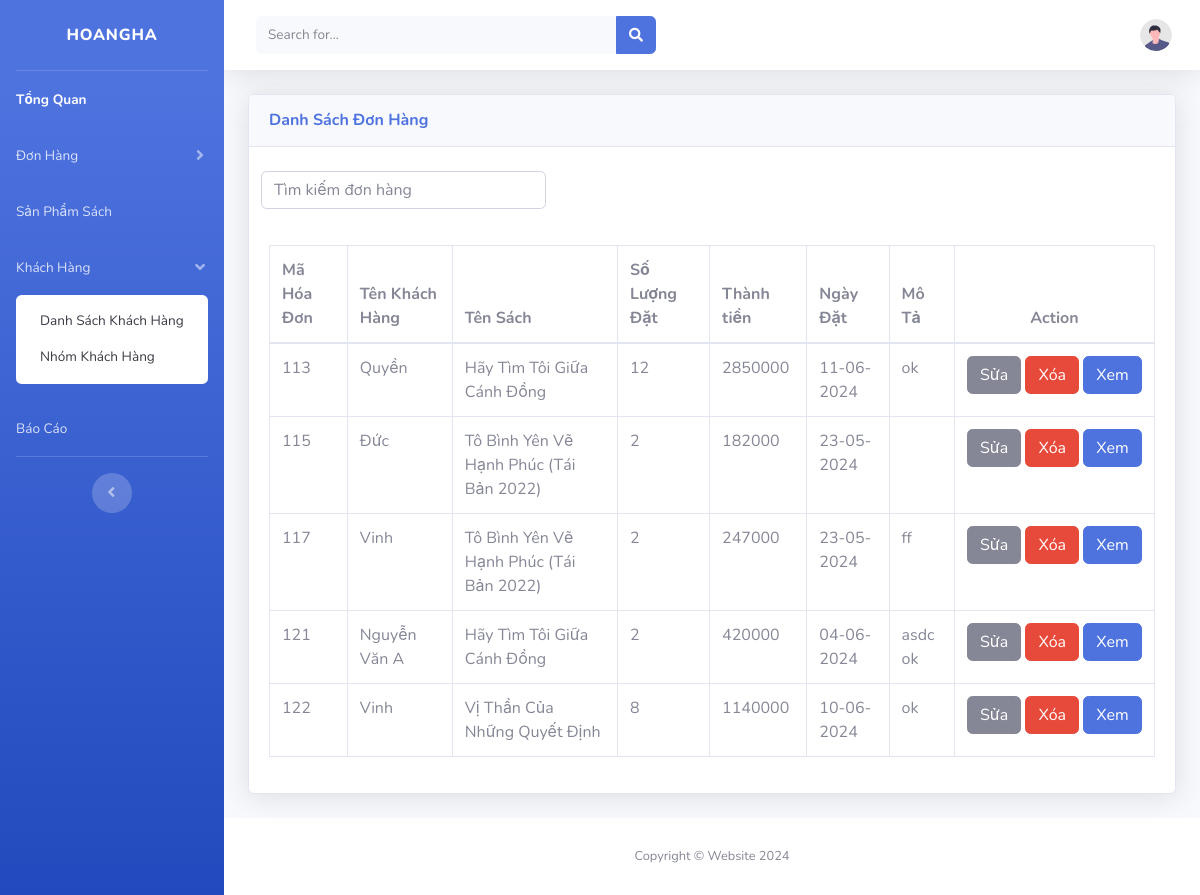
The page /view/danhsachdonhang.php (signed in) on the database its author committed.
### tables this page shows
CREATE TABLE `hoadon` (
  `id` int(11) NOT NULL,
  `id_kh` int(11) NOT NULL,
  `id_sach` int(11) NOT NULL,
  `soluong` int(11) NOT NULL,
  `gia` int(11) NOT NULL,
  `date` date NOT NULL,
  `description` varchar(255) DEFAULT NULL
);

CREATE TABLE `khachhang` (
  `id` int(11) NOT NULL,
  `name` varchar(255) NOT NULL,
  `sdt` varchar(10) NOT NULL,
  `email` varchar(255) NOT NULL,
  `diachi` varchar(255) NOT NULL,
  `id_nhomkh` int(11) NOT NULL
);

CREATE TABLE `sach` (
  `id` int(11) NOT NULL,
  `name` varchar(255) NOT NULL,
  `img` varchar(255) DEFAULT NULL,
  `id_theloai` int(11) NOT NULL,
  `ngaynhapkho` date NOT NULL,
  `mota` varchar(1000) NOT NULL,
  `soluong` int(11) NOT NULL,
  `gia` double NOT NULL COMMENT 'giá nhập',
  `giaban` double NOT NULL COMMENT 'giá bán',
  `tacgia` varchar(500) NOT NULL
);

### view/danhsachdonhang.php (the view, shortened to what this page needs)
<?php
if(isset($_SESSION['login']['username']) && $_SESSION['login']['username']){
    include "../model/conn.php";
?>
<!DOCTYPE html>
<html lang="en">
<head>
    <link href="../view/vendor/fontawesome-free/css/all.min.css" rel="stylesheet" type="text/css">
    <link href="css/sb-admin-2.min.css" rel="stylesheet">
    <link rel="stylesheet" href="css/index.css">
</head>
<body id="page-top">
    <div id="wrapper">
        <ul class="navbar-nav bg-gradient-primary sidebar sidebar-dark accordion" id="accordionSidebar">
            <a class="sidebar-brand d-flex align-items-center justify-content-center" href="index.php">
                <div class="sidebar-brand-text mx-3">HoangHa</div>
            </a>
            <hr class="sidebar-divider my-0">
            <li class="nav-item active">
                        <a class="nav-link" href="index.php">
                            <span>Tổng Quan</span></a>
                    </li>
                    <li class="nav-item">
                        <a class="nav-link collapsed" href="#" data-toggle="collapse" data-target="#collapsePages"
                            aria-expanded="true" aria-controls="collapsePages">
                            <span>Đơn Hàng</span>
                        </a>
                    </li>
                    <li class="nav-item">
                        <a class="nav-link" href="listsach.php">
                            <span>Sản Phẩm Sách</span></a>
                    </li>
                    <li class="nav-item">
                        <a class="nav-link" href="#" data-toggle="collapse" data-target="#collapse" aria-expanded="true"
                            aria-controls="collapse">
                            <span>Khách Hàng</span>
                        </a>
                        <div id="collapse" class="collapse show" aria-labelledby="headingTwo" data-parent="#accordionSidebar">
                            <div class="bg-white py-2 collapse-inner rounded">
                                <a class="collapse-item" href="danhsachkhachhang.php">Danh Sách Khách Hàng</a>
                                <a class="collapse-item" href="nhomkhachhang.php">Nhóm Khách Hàng</a>
                            </div>
                        </div>
                    </li>
                    <li class="nav-item">
                        <a class="nav-link" href="baocao.php">
                            <span>Báo Cáo</span></a>
                    </li>
            <hr class="sidebar-divider d-none d-md-block">
            <div class="text-center d-none d-md-inline">
                <button class="rounded-circle border-0" id="sidebarToggle"></button>
            </div>
        </ul>
        <div id="content-wrapper" class="d-flex flex-column">
            <div id="content">
                <nav class="navbar navbar-expand navbar-light bg-white topbar mb-4 static-top shadow">
                    <form
                        class="d-none d-sm-inline-block form-inline mr-auto ml-md-3 my-2 my-md-0 mw-100 navbar-search">
                        <div class="input-group">
                            <input type="text" class="form-control bg-light border-0 small" placeholder="Search for..."
                                aria-label="Search" aria-describedby="basic-addon2">
                            <div class="input-group-append">
                                <button class="btn btn-primary" type="button">
                                    <i class="fas fa-search fa-sm"></i>
                                </button>
                            </div>
                        </div>
                    </form>
                    <ul class="navbar-nav ml-auto">
                        <li class="nav-item dropdown no-arrow">
                            <a class="nav-link dropdown-toggle" href="#" id="userDropdown" role="button"
                                data-toggle="dropdown" aria-haspopup="true" aria-expanded="false">
                                <img class="img-profile rounded-circle" src="img/undraw_profile.svg">
                            </a>
                        </li>
                    </ul>
                </nav>
                    <div class="container-fluid">
                        <div class="card shadow mb-4">
                            <div class="card-header py-3">
                                <h6 class="m-0 font-weight-bold text-primary">Danh Sách Đơn Hàng</h6>
                            </div>
                            <br>
                            <div class="form-group col-md-4">
                                            <div class="input-group">
                                                <input type="text" class="form-control" name="searchdh" id="searchdh"
                                                    required placeholder="Tìm kiếm đơn hàng" autofocus>
                                            </div>
                                    </div>
                            <div class="card-body">
                                <div class="table-responsive">
                                <table class="table table-bordered" id="formtable">
                                        <thead>
                                            <tr>
                                                <th>Mã Hóa Đơn</th>
                                                <th>Tên Khách Hàng</th>
                                                <th>Tên Sách</th>
                                                <th>Số Lượng Đặt</th>
                                                <th>Thành tiền</th>
                                                <th>Ngày Đặt</th>
                                                <th>Mô Tả</th>
                                                <th style="width: 200px; text-align: center;">Action</th>
                                            </tr>
                                        </thead>
                                        <tbody>
                                            <?php
                                            $sql = "SELECT hoadon.*,DATE_FORMAT(hoadon.date, '%d-%m-%Y') as date1 ,khachhang.name as tenkh, sach.name as tensach FROM hoadon
                                            INNER JOIN khachhang ON hoadon.id_kh = khachhang.id INNER JOIN sach ON hoadon.id_sach = sach.id";
                                            $result = mysqli_query($conn, $sql);
                                            if (mysqli_num_rows($result) > 0) {
                                                while ($row = mysqli_fetch_array($result)) {
                                            ?>
                                            <tr>
                                                <td><?php echo $row['id']; ?></td>
                                                <td><?php echo $row['tenkh']; ?></td>
                                                <td><?php echo $row['tensach']; ?></td>
                                                <td><?php echo $row['soluong']; ?></td>
                                                <td><?php echo $row['gia']; ?></td>
                                                <td><?php echo $row['date1']; ?></td>
                                                <td><?php echo $row['description']; ?></td>
                                                <td><a href="suadonhang.php?idkh=<?php echo $row['id']; ?>" name="suadonhang" class="btn btn-secondary">Sửa</a>
                                                    <a onclick="return confirm(' Xóa Đơn Với ID : <?php echo $row['id']; ?> ?')" href="../controller/xoadonhang.php?iddh=<?php echo $row['id'];?>" class="btn btn-danger">Xóa</a>
                                                    <a href="viewdonhang.php?iddh=<?php echo $row['id']?>" class="btn btn-primary">Xem</a>
                                                </td>
                                            </tr>
                                            <?php
                                             }
                                            }
                                            ?>
                                        </tbody>
                                    </table>
                                </div>
                            </div>
                        </div>
                    </div>
                    <footer class="sticky-footer bg-white">
                        <div class="container my-auto">
                            <div class="copyright text-center my-auto">
                                <span>Copyright &copy; Website 2024</span>
                            </div>
                        </div>
                    </footer>
                </div>
            </div>
    </body>
    </html>
    <?php
} else {
    header("location: ../index.php");
}
?>

### rows shown on the page
hoadon: id "113", id_kh.name "Quyền", id_sach.name "Hãy Tìm Tôi Giữa Cánh Đồng", soluong "12", gia "2850000", date1 "11-06-2024", description "ok"
hoadon: id "115", id_kh.name "Đức", id_sach.name "Tô Bình Yên Vẽ Hạnh Phúc (Tái Bản 2022)", soluong "2", gia "182000", date1 "23-05-2024"
hoadon: id "117", id_kh.name "Vinh", id_sach.name "Tô Bình Yên Vẽ Hạnh Phúc (Tái Bản 2022)", soluong "2", gia "247000", date1 "23-05-2024", description "ff"
hoadon: id "121", id_kh.name "Nguyễn Văn A", id_sach.name "Hãy Tìm Tôi Giữa Cánh Đồng", soluong "2", gia "420000", date1 "04-06-2024", description "asdc ok"
hoadon: id "122", id_kh.name "Vinh", id_sach.name "Vị Thần Của Những Quyết Định", soluong "8", gia "1140000", date1 "10-06-2024", description "ok"
